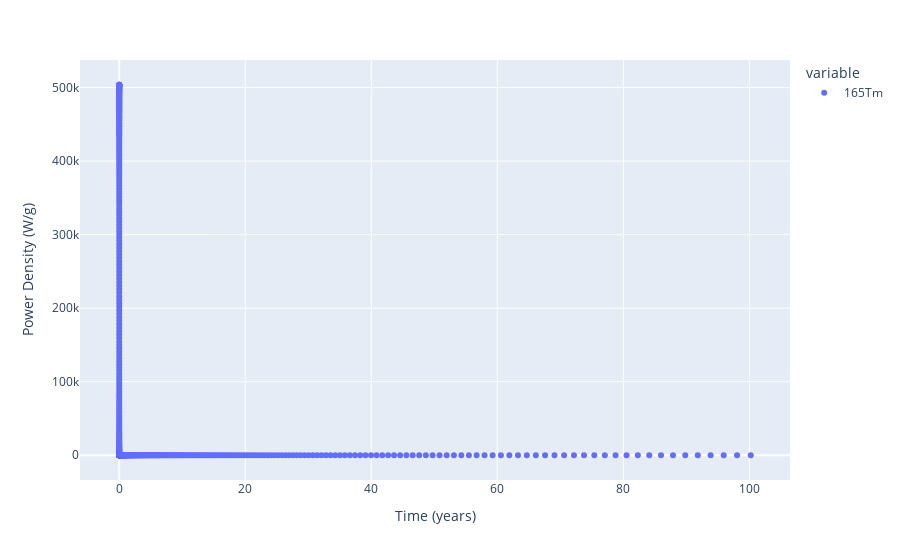

Write notebook code for a chart like this one.
### Markdown cell above
All the power densities just turn to 0 really quickly. Why?

### Code cell
px.scatter(power_densities_df['165Tm'],  
 labels={'value':'Power Density (W/g)'})#, log_x=True, log_y=True)

### Figure 1 — Plotly figure (JSON) as saved in the notebook; plotly's stock layout.template omitted (floating-point values rounded to 4 significant figures; data arrays with more than 128 entries replaced by an {"elided": "..."} marker saying what was removed)
{"data": [{"hovertemplate": "variable=165Tm<br>Time (years)=%{x}<br>Power Density (W/g)=%{y}<extra></extra>", "legendgroup": "165Tm", "marker": {"color": "#636efa", "symbol": "circle"}, "mode": "markers", "name": "165Tm", "orientation": "v", "showlegend": true, "type": "scatter", "x": {"elided": "1000 float values"}, "xaxis": "x", "y": {"elided": "1000 float values"}, "yaxis": "y"}], "layout": {"legend": {"title": {"text": "variable"}, "tracegroupgap": 0}, "margin": {"t": 60}, "xaxis": {"anchor": "y", "domain": [0, 1], "title": {"text": "Time (years)"}}, "yaxis": {"anchor": "x", "domain": [0, 1], "title": {"text": "Power Density (W/g)"}}}}
